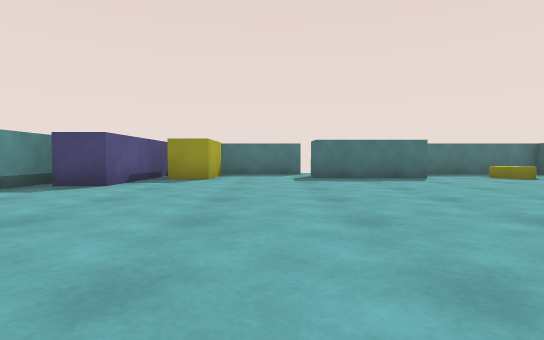
View 1 (above)

16 first-person views from a walk through a 3-D level made in the Unity game engine. The camera is 0.51 m above the floor, tilts 2° down and sees 80° across. The floor is counted in squares, 1 m on a side. Each view is taken from the middle of a square. On the plan, view 1 faces up. The plan holds only what a view shows up to about 9 squares ahead; the rest is blank. The player character is not drawn.

View 2
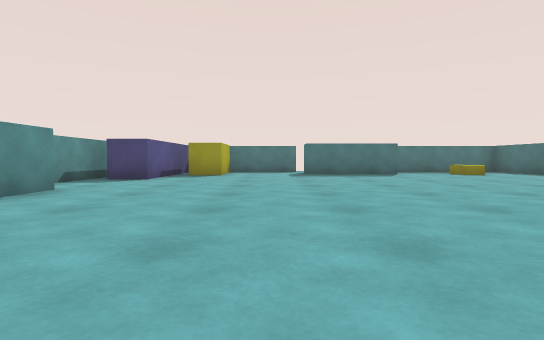

View 3
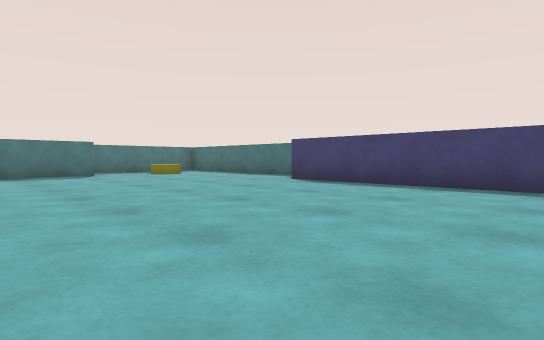

View 4
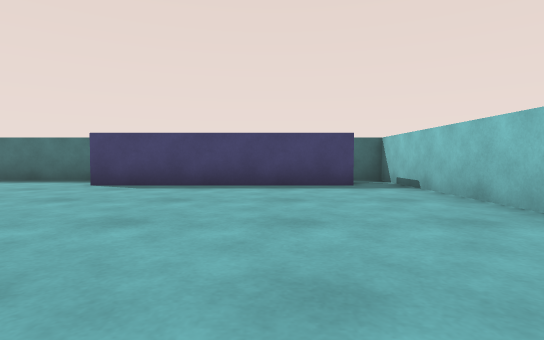

View 5
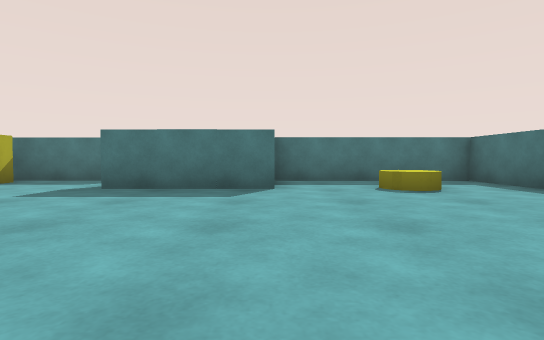

View 6
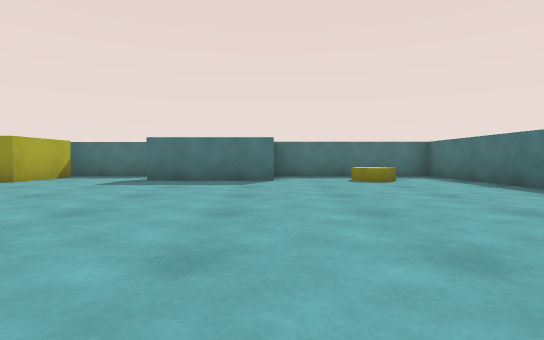

View 7
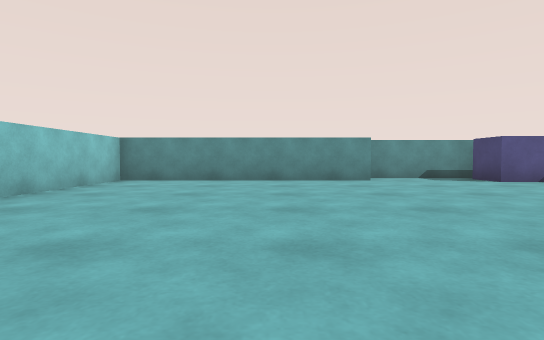

View 8
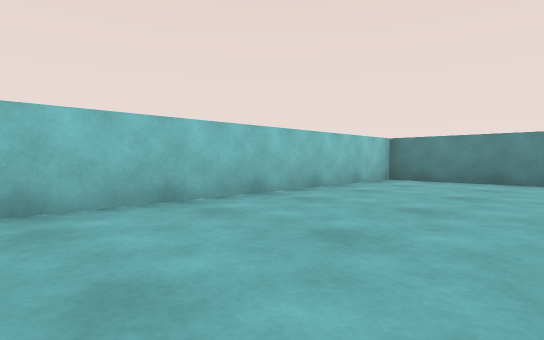

View 9
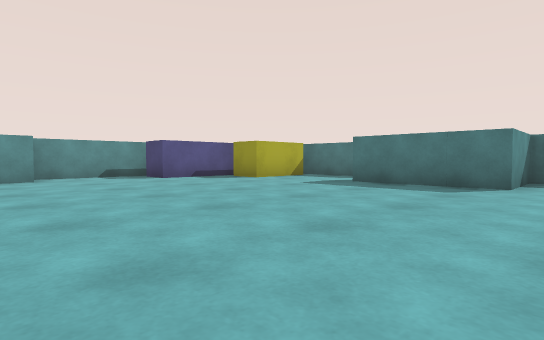

View 10
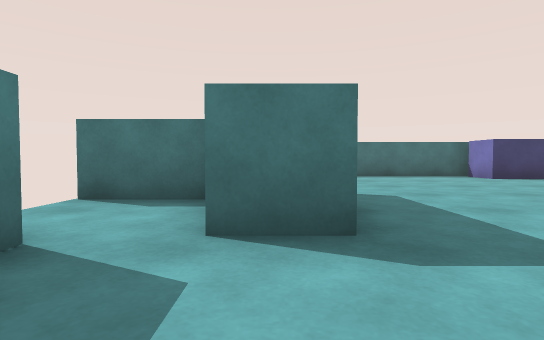

View 11
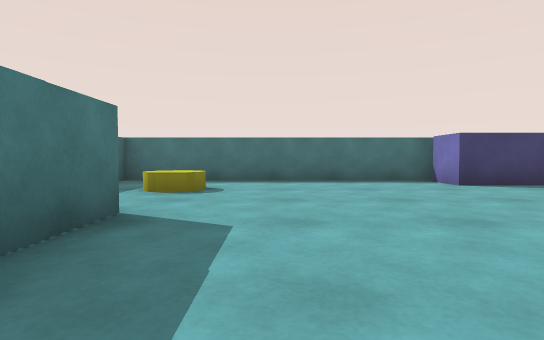

View 12
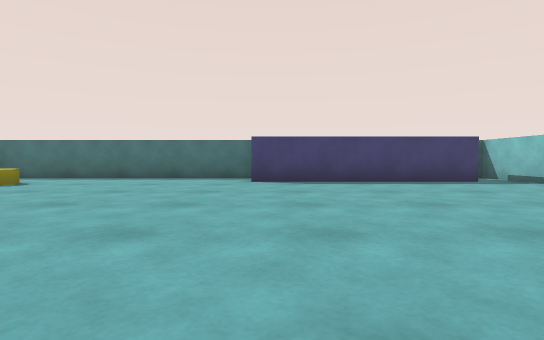

View 13
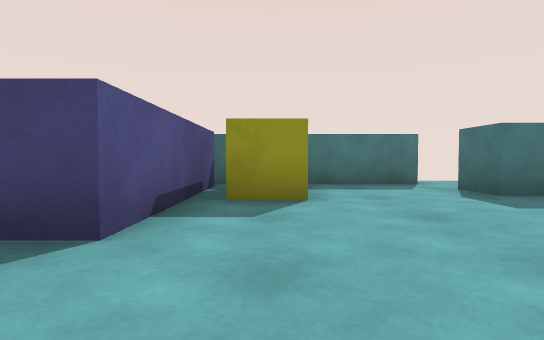

View 14
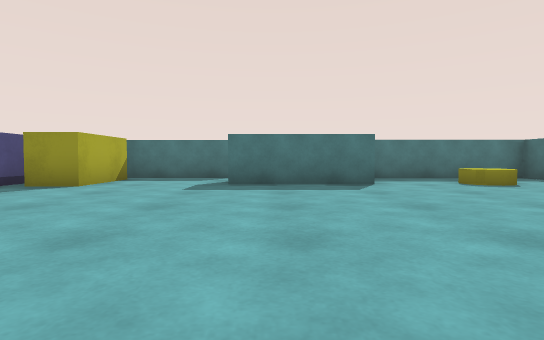

View 15
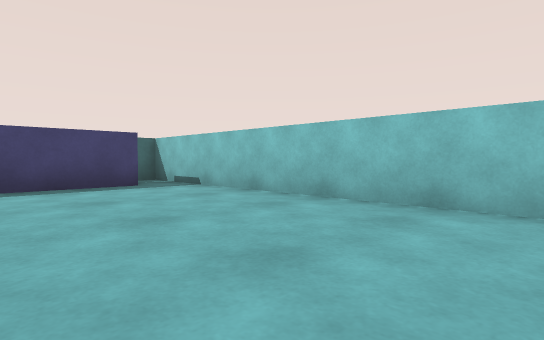

View 16
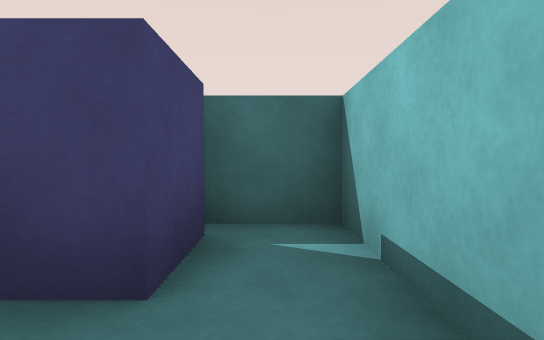

### Floor plan
Points are (right, up) in squares from view 1. A wall is a line through its corners. A room is listed if a view was taken in it or the views show most of it. See-through windows are left out.
Room 1 (views 1, 2, 3, 4, 5, 6, 7, 8, 9, 10, 11, 12, 13, 14, 15, 16)
walls: (-3.6, 3.4) (-3.6, -2.6) (8.5, -2.6) (8.5, -1.4); (3, 10.4) (3, 11.5); (8.5, 3.2) (8.5, 10.5) (4, 10.5); (1, 10.5) (-3.2, 10.5); (-4.5, 7) (-4.5, 3.4); (-3.1, 10) (-3.1, 6) (-4.1, 6); (8.2, -1.6) (7.2, -1.6) (7.2, 3.4) (8.2, 3.4)
objects: yellow block (-2, 8) to (-2, 10); block (1, 9) to (2, 9); block (3, 9); block (3, 10) to (4, 10); block (4, 9); yellow cylinder (6, 9)

Positions as (right, up) in squares from view 1, and headings:
1: (0, 0), facing up
2: (0, -2), facing up
3: (1, -2), facing up-right
4: (1, 0), facing right
5: (4, 3), facing up
6: (4, 1), facing up
7: (4, 1), facing left
8: (4, 1), facing down-left
9: (5, 2), facing up-left
10: (-1, 9), facing right
11: (1, 7), facing right
12: (0, 3), facing right
13: (-2, 4), facing up
14: (2, 2), facing up
15: (1, 1), facing down-right
16: (6, -2), facing right
